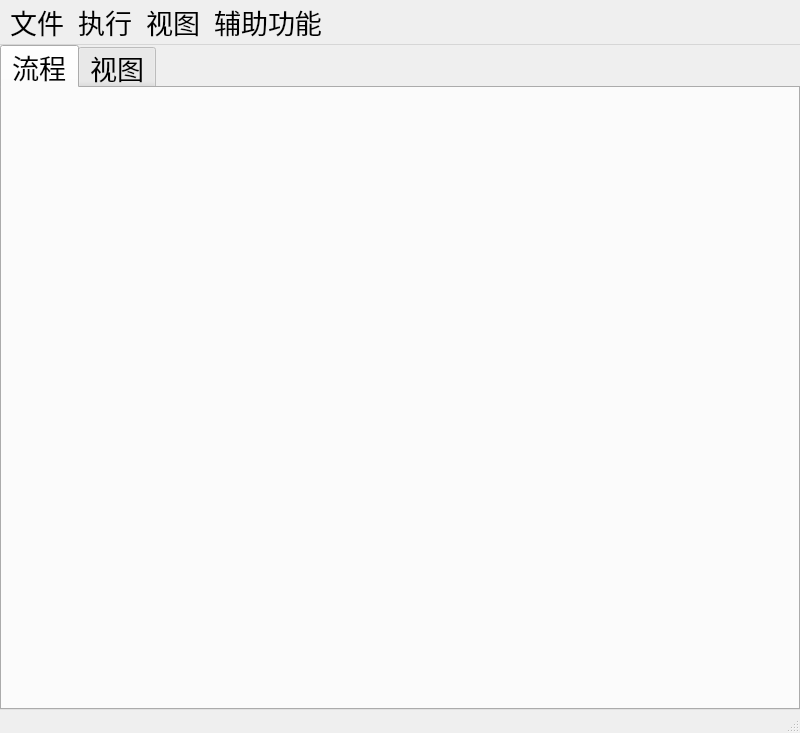
<?xml version="1.0" encoding="UTF-8"?>
<ui version="4.0">
 <class>LIHONGKE_mainWindows</class>
 <widget class="QMainWindow" name="LIHONGKE_mainWindows">
  <property name="windowModality">
   <enum>Qt::NonModal</enum>
  </property>
  <property name="geometry">
   <rect>
    <x>0</x>
    <y>0</y>
    <width>800</width>
    <height>733</height>
   </rect>
  </property>
  <property name="font">
   <font>
    <pointsize>11</pointsize>
   </font>
  </property>
  <property name="windowTitle">
   <string>LIHONGKE_mainWindows</string>
  </property>
  <widget class="QWidget" name="centralwidget">
   <property name="font">
    <font>
     <pointsize>20</pointsize>
    </font>
   </property>
   <layout class="QGridLayout" name="gridLayout">
    <property name="leftMargin">
     <number>0</number>
    </property>
    <property name="topMargin">
     <number>0</number>
    </property>
    <property name="rightMargin">
     <number>0</number>
    </property>
    <property name="bottomMargin">
     <number>0</number>
    </property>
    <property name="spacing">
     <number>0</number>
    </property>
    <item row="0" column="0">
     <widget class="QTabWidget" name="tabMain">
      <property name="focusPolicy">
       <enum>Qt::TabFocus</enum>
      </property>
      <property name="currentIndex">
       <number>0</number>
      </property>
      <widget class="QWidget" name="tab_Flower">
       <attribute name="title">
        <string>流程</string>
       </attribute>
      </widget>
      <widget class="QWidget" name="tab_view">
       <attribute name="title">
        <string>视图</string>
       </attribute>
      </widget>
     </widget>
    </item>
   </layout>
  </widget>
  <widget class="QMenuBar" name="menubar">
   <property name="geometry">
    <rect>
     <x>0</x>
     <y>0</y>
     <width>800</width>
     <height>45</height>
    </rect>
   </property>
   <property name="font">
    <font>
     <family>Noto Serif CJK JP Light</family>
     <pointsize>20</pointsize>
    </font>
   </property>
   <widget class="QMenu" name="menu">
    <property name="font">
     <font>
      <family>Noto Serif CJK JP</family>
      <pointsize>20</pointsize>
     </font>
    </property>
    <property name="title">
     <string>文件</string>
    </property>
    <addaction name="action"/>
    <addaction name="action_save"/>
    <addaction name="action_load"/>
   </widget>
   <widget class="QMenu" name="menu_2">
    <property name="font">
     <font>
      <family>Noto Serif CJK JP</family>
      <pointsize>20</pointsize>
     </font>
    </property>
    <property name="title">
     <string>视图</string>
    </property>
   </widget>
   <widget class="QMenu" name="menu_3">
    <property name="font">
     <font>
      <family>Noto Serif CJK JP</family>
      <pointsize>20</pointsize>
     </font>
    </property>
    <property name="title">
     <string>辅助功能</string>
    </property>
    <addaction name="action_3"/>
    <addaction name="action_4"/>
    <addaction name="action_IP"/>
   </widget>
   <widget class="QMenu" name="menu_4">
    <property name="font">
     <font>
      <family>Noto Serif CJK JP</family>
      <pointsize>20</pointsize>
     </font>
    </property>
    <property name="title">
     <string>执行</string>
    </property>
    <addaction name="action_5"/>
    <addaction name="action_6"/>
   </widget>
   <addaction name="menu"/>
   <addaction name="menu_4"/>
   <addaction name="menu_2"/>
   <addaction name="menu_3"/>
  </widget>
  <widget class="QStatusBar" name="statusbar"/>
  <action name="action">
   <property name="text">
    <string>新建工程</string>
   </property>
  </action>
  <action name="action_save">
   <property name="text">
    <string>保存工程</string>
   </property>
  </action>
  <action name="action_3">
   <property name="text">
    <string>版本升级</string>
   </property>
  </action>
  <action name="action_4">
   <property name="text">
    <string>插件安装</string>
   </property>
  </action>
  <action name="action_5">
   <property name="text">
    <string>单次执行</string>
   </property>
  </action>
  <action name="action_6">
   <property name="text">
    <string>循环执行/退出</string>
   </property>
  </action>
  <action name="action_load">
   <property name="text">
    <string>读取工程</string>
   </property>
  </action>
  <action name="action_IP">
   <property name="text">
    <string>IP配置</string>
   </property>
  </action>
 </widget>
 <resources/>
 <connections/>
</ui>
